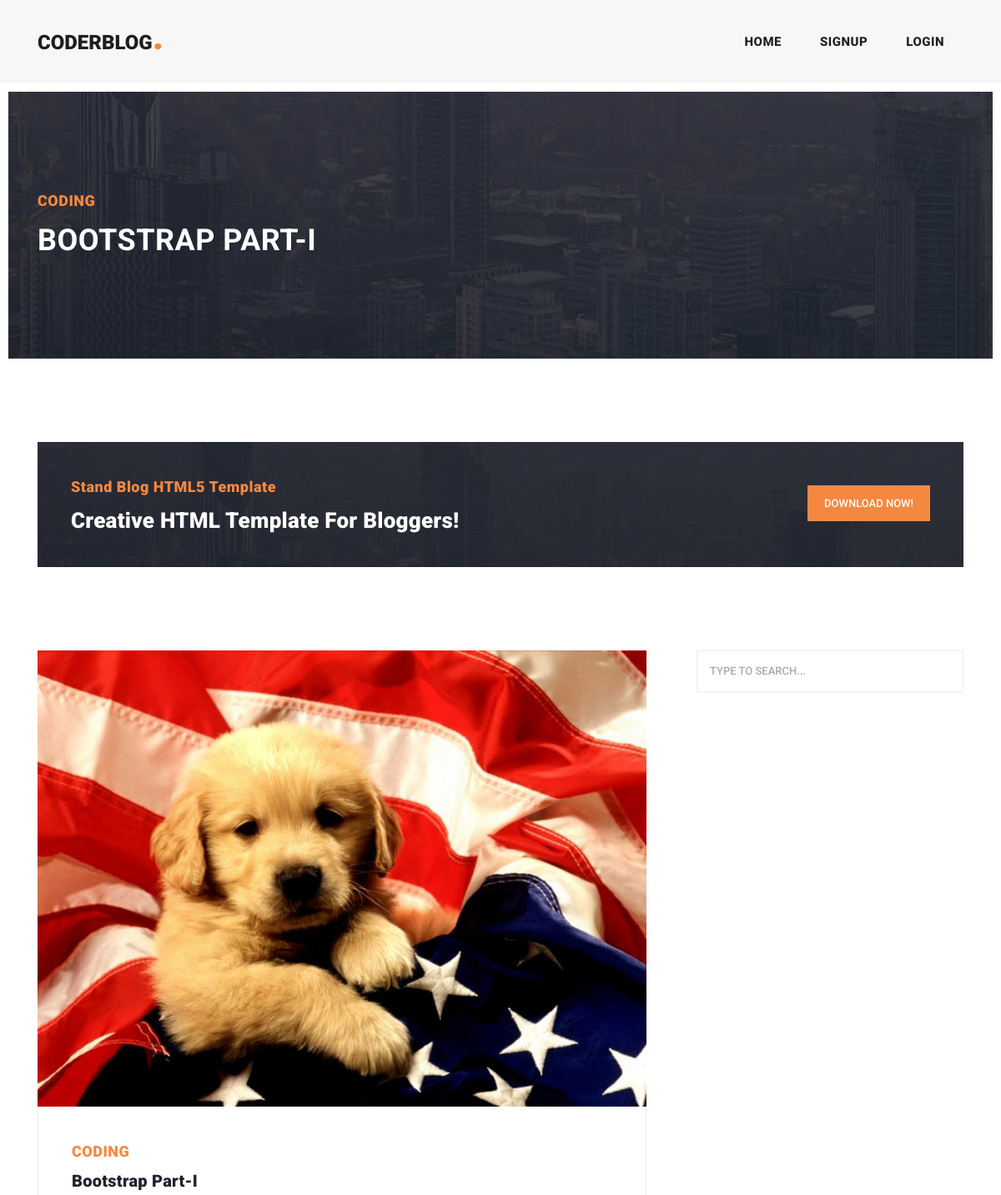
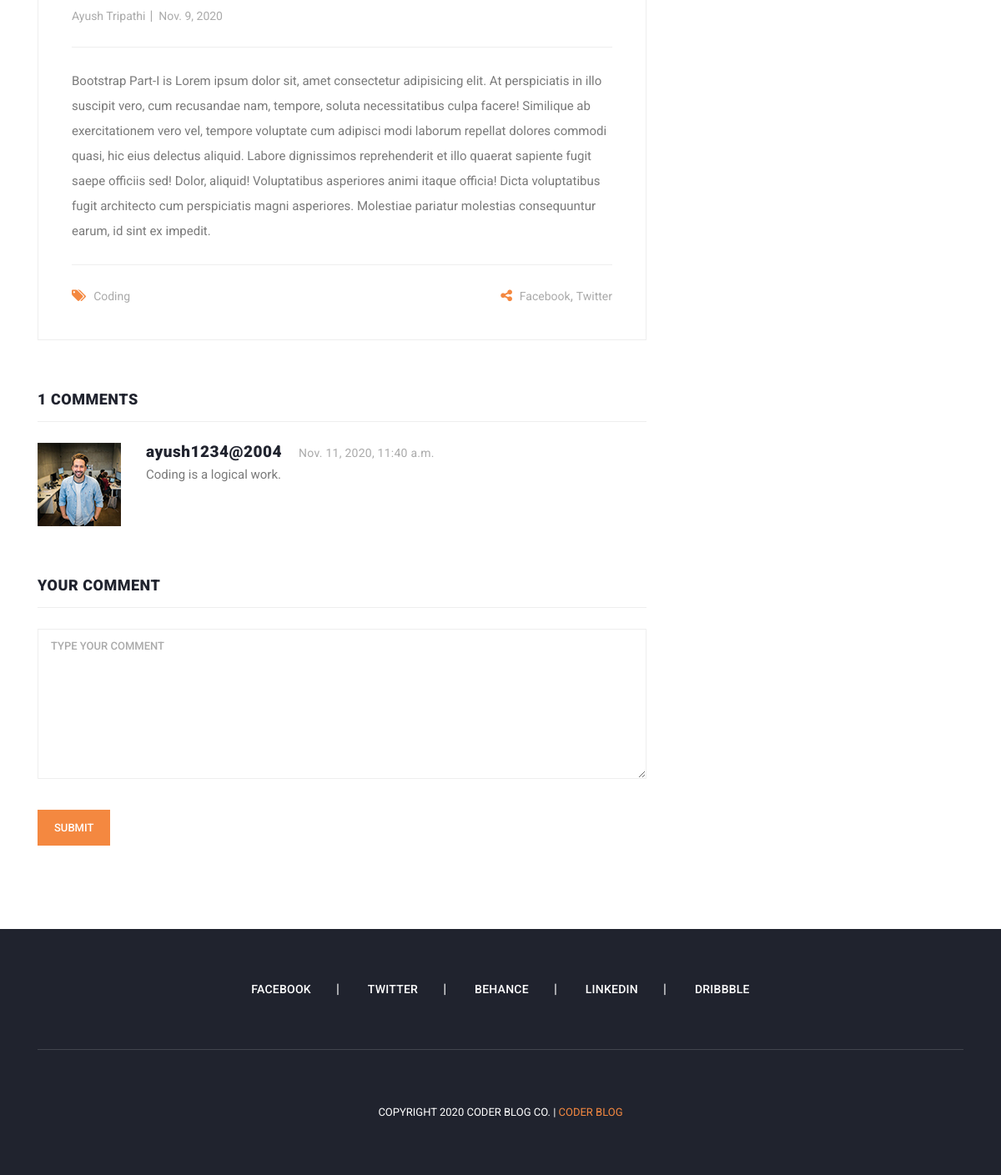
/bootstrap-part-i, run on the app's committed database (2 pictures, top to bottom).
### home/models.py (models this page shows, shortened)
class Post(models.Model):
    sno = models.AutoField(primary_key=True)
    title = models.CharField(max_length=600)
    category = models.CharField(max_length=700)
    slug = models.CharField(max_length=900)
    image = models.FileField(blank=True, null=True, upload_to='post_images')
    author = models.ForeignKey(User, on_delete=models.CASCADE)
    content = models.TextField()
    dt = models.DateField(auto_now_add=True)

class BlogComments(models.Model):
    sno = models.AutoField(primary_key=True)
    comment = models.TextField()
    user = models.ForeignKey(User, on_delete=models.CASCADE)
    post = models.ForeignKey(Post, on_delete=models.CASCADE)
    timestamp = models.DateTimeField(auto_now_add=True)

### home/views.py (the view)
# urls.py: path('<str:slug>', views.post, name='post')
def post(request, slug):
    post = Post.objects.filter(slug=slug).first()
    comments = BlogComments.objects.all().filter(post=post)
    context = {
        'post': post,
        'comments': comments
    }
    return render(request, 'post.html', context)

### templates/post.html (shortened to what this page needs)
{% extends 'base.html' %}
{% block body %}
    <div class="heading-page header-text">
      <section class="page-heading">
        <div class="container">
          <div class="row">
            <div class="col-lg-12">
              <div class="text-content">
                <h4>{{post.category}}</h4>
                <h2>{{post.title}}</h2>
              </div>
            </div>
          </div>
        </div>
      </section>
    </div>
    <section class="call-to-action">
      <div class="container">
        <div class="row">
          <div class="col-lg-12">
            <div class="main-content">
              <div class="row">
                <div class="col-lg-8">
                  <span>Stand Blog HTML5 Template</span>
                  <h4>Creative HTML Template For Bloggers!</h4>
                </div>
                <div class="col-lg-4">
                  <div class="main-button">
                    <a rel="nofollow" href="https://templatemo.com/tm-551-stand-blog" target="_parent">Download Now!</a>
                  </div>
                </div>
              </div>
            </div>
          </div>
        </div>
      </div>
    </section>
    <section class="blog-posts grid-system">
      <div class="container">
        <div class="row">
          <div class="col-lg-8">
            <div class="all-blog-posts">
              <div class="row">
                <div class="col-lg-12">
                  <div class="blog-post">
                    <div class="blog-thumb">
                      <img src="{{post.image.url}}" alt="">
                    </div>
                    <div class="down-content">
                      <span>{{post.category}}</span>
                      <a href="{{post.slug}}"><h4>{{post.title}}</h4></a>
                      <ul class="post-info">
                        <li><a href="{{post.slug}}">{{post.author.first_name}} {{post.author.last_name}}</a></li>
                        <li><a href="{{post.slug}}">{{post.dt}}</a></li>
                      </ul>
                    <p>{{post.content}}</p>
                      <div class="post-options">
                        <div class="row">
                          <div class="col-6">
                            <ul class="post-tags">
                              <li><i class="fa fa-tags"></i></li>
                              <li><a href="{{post.slug}}">{{post.category}}</a></li>
                            </ul>
                          </div>
                          <div class="col-6">
                            <ul class="post-share">
                              <li><i class="fa fa-share-alt"></i></li>
                              <li><a href="https://www.facebook.com/">Facebook</a>,</li>
                              <li><a href="https://www.twitter.com/"> Twitter</a></li>
                            </ul>
                          </div>
                        </div>
                      </div>
                    </div>
                  </div>
                </div>
                <div class="col-lg-12">
                  <div class="sidebar-item comments">
                    <div class="sidebar-heading">
                      <h2>{{comments.count}} comments</h2>
                    </div>
                    <div class="content">
                      <ul>
                      {% for comment in comments %}
                        <li>
                          <div class="author-thumb">
                            <img src="/static/assets/images/comment-author-01.jpg" alt="">
                          </div>
                          <div class="right-content">
                            <h4>{{comment.user.username}}<span>{{comment.timestamp}}</span></h4>
                            <p>{{comment.comment}}</p>
                          </div>
                        </li>
                      {% endfor %}
                      </ul>
                    </div>
                  </div>
                </div>
                <div class="col-lg-12">
                  <div class="sidebar-item submit-comment">
                    <div class="sidebar-heading">
                      <h2>Your comment</h2>
                    </div>
                    <div class="content">
                    <form id="comment" action="comments" method="post">
                        <div class="row">
                          <div class="col-lg-12">
                            <fieldset>
                              <textarea name="comment" rows="6" id="comment" placeholder="Type your comment" required=""></textarea>
                            </fieldset>
                          </div>
                          <div class="col-lg-12">
                            <fieldset>
                              <button type="submit" id="form-submit" class="main-button">Submit</button>
                            </fieldset>
                          </div>
                        </div>
                    </form>
                    </div>
                  </div>
                </div>
              </div>
            </div>
          </div>
          <div class="col-lg-4">
            <div class="sidebar">
              <div class="row">
                <div class="col-lg-12">
                  <div class="sidebar-item search">
                    <form id="search_form" name="gs" method="GET" action="#">
                      <input type="text" name="q" class="searchText" placeholder="type to search..." autocomplete="on">
                    </form>
                  </div>
                </div>
              </div>
            </div>
          </div>
        </div>
      </div>
    </section>
{% endblock body %}

### data on the page
Post: category "CODING", title "BOOTSTRAP PART-I", image (picture), title "Bootstrap Part-I", author.first_name "Ayush", author.last_name "Tripathi", dt "Nov. 9, 2020", content "Bootstrap Part-I is Lorem ipsum dolor sit, amet consectetur adipisicing elit. At perspiciatis in illo suscipit vero, cum recusandae nam, tempore, soluta necessitatibus culpa facere! Similique ab exercitationem vero vel, tempore voluptate cum adipisci modi laborum repellat dolores commodi quasi, hic eius delectus aliquid. Labore dignissimos reprehenderit et illo quaerat sapiente fugit saepe officiis sed! Dolor, aliquid! Voluptatibus asperiores animi itaque officia! Dicta voluptatibus fugit architecto cum perspiciatis magni asperiores. Molestiae pariatur molestias consequuntur earum, id sint ex impedit.", category "Coding"
BlogComments: user.username "ayush1234@2004", timestamp "Nov. 11, 2020, 11:40 a.m.", comment "Coding is a logical work."

### other printed values
{{ comments.count }} "1"
